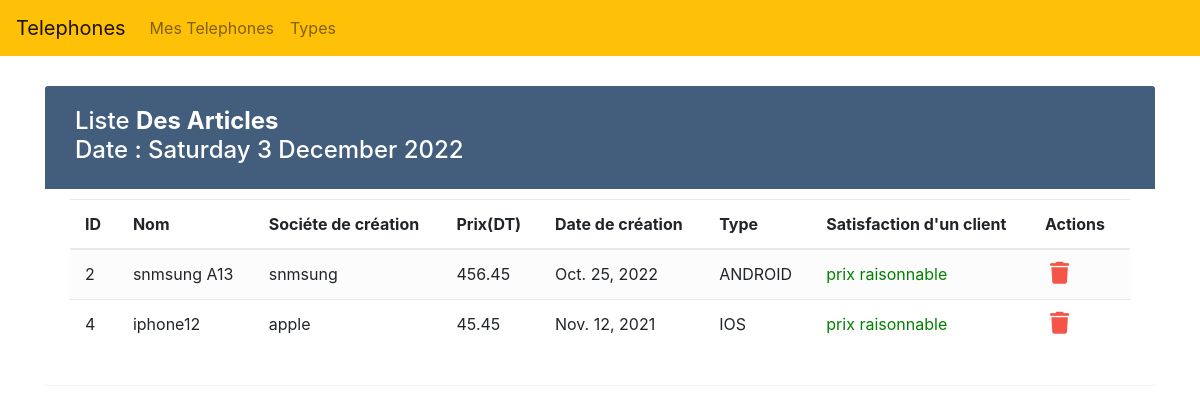
The app's page /MesTelephones/ with its own data.
### MesTelephones/models.py (models this page shows, shortened)
class Telephone(models.Model):
    nom = models.CharField(max_length=30)
    realisateur = models.CharField(max_length=30)
    prix = models.FloatField()
    datedecreation = models.DateField()
    type = models.ForeignKey('Type', on_delete=models.CASCADE,)

class Type(models.Model):
    nomType = models.CharField(max_length=30)
    description = models.TextField(null=True)

### MesTelephones/views.py (the view)
# urls.py: path('', views.index, name='MesTelephones'),
def index(request):
    prod = Telephone.objects.all().values()
    type=Type.objects.all().values()
    template = loader.get_template('home.html')
    context = {
        'prod': prod,
        'type':type
    }
    return HttpResponse(template.render(context, request))

### MesTelephones/templates/home.html (shortened to what this page needs)
{% load static %}
<!DOCTYPE html>
<html lang="en">
<head>
    <link rel="stylesheet" href="{% static 'css/stylee.css' %}">
    <link rel="stylesheet" href="{% static 'css/bootstrap.min.css' %}">
    <link rel="stylesheet" href="https://cdnjs.cloudflare.com/ajax/libs/font-awesome/6.2.0/css/all.min.css" />
</head>
<body>
{% include "navBar.html" %}
<div class="container">
  <div class="table-wrapper">
    <div class="table-title">
      <div class="row">
        <div class="col-sm-6">
          <h2>Liste <b>Des Articles</b></h2>
          <h4>Date : {% now " l j E Y" %} </h4>
        </div>
      </div>
    </div>
    <table class="table table-striped table-hover">
      <thead>
        <tr>
          <th>ID</th>
          <th>Nom</th>
          <th>Sociéte de création</th>
          <th>Prix(DT)</th>
          <th>Date de création</th>
          <th>Type</th>
          <th>Satisfaction d'un client</th>
          <th>Actions</th>
        </tr>
      </thead>
      <tbody>
       {% for a in prod %}
        <tr>
            <td>{{ a.id }}</td>
            <td>{{ a.nom }}</td>
            <td>{{ a.realisateur }}</td>
            <td>{{ a.prix }}</td>
            <td>{{ a.datedecreation }}</td>
            {% for t in type %}
            {% if t.id == a.type_id %}
            <td>{{t.nomType}}</td>
            {% endif %}
            {% endfor %}
            {% if a.prix < 1000 %}
            <td style="color:green">prix raisonnable</td>
            {% else %}
            <td style="color:brown">Trés cher</td>
            {% endif %}
          <td>
            <a href="del_prod/{{ a.id }}" onclick="return confirm('Etes vous sure de vouloir supprimer cette type?')" class="delete" data-toggle="modal"><i class="fa-solid fa-trash"></i></a>
          </td>
        </tr>
        {% endfor %}
      </tbody>
    </table>
  </div>
</div>
</body>
</html>

### MesTelephones/templates/navBar.html
    <Navbar>
        <nav class="navbar navbar-expand-sm navbar-light bg-warning">
            <a class="navbar-brand" href="{% url 'MesTelephones' %}">Telephones </a>
            <div class="collapse navbar-collapse">
              <ul class="navbar-nav mr-auto">
                <li class="nav-item">
                  <a class="nav-link" href="{% url 'MesTelephones' %}">Mes Telephones</a>
                </li>
                <li class="nav-item">
                  <a class="nav-link" href="{% url 'types' %}">Types</a>
                </li>
              </ul>
            </div>
          </nav>
    </Navbar>

### MesTelephones/static/css/stylee.css (style rules this page uses)
body { color: #566787; background: #f5f5f5; font-family: 'Varela Round', sans-serif; font-size: 13px; }
.container { margin:auto; width: 80%; }
table { margin-left:auto; margin-right:auto; width:90%; }
.table-wrapper { background: #fff; padding: 20px 25px; margin: 30px 0; border-radius: 3px; box-shadow: 0 1px 1px rgba(0,0,0,.05); }
.table-title { padding-bottom: 15px; background: #435d7d; color: #fff; padding: 16px 30px; margin: -20px -25px 10px; border-radius: 3px 3px 0 0; }
.table-title h2 { margin: 5px 0 0; font-size: 24px; }
table.table tr th, table.table tr td { border-color: #e9e9e9; padding: 12px 15px; vertical-align: middle; }
table.table tr th:first-child { width: 80; }
table.table tr th:last-child { width: 100px; }
table.table-striped tbody tr:nth-of-type(odd) { background-color: #fcfcfc; }
table.table td:last-child i { opacity: 0.9; font-size: 22px; margin: 0 5px; }
table.table td a { font-weight: bold; color: #566787; display: inline-block; text-decoration: none; outline: none !important; }
table.table td a.delete { color: #F44336; }
table.table td i { font-size: 19px; }

### records on screen
Telephone: id "2", nom "snmsung A13", realisateur "snmsung", prix "456.45", datedecreation "Oct. 25, 2022", shows "prix raisonnable"
Type: nomType "ANDROID"
Telephone: id "4", nom "iphone12", realisateur "apple", prix "45.45", datedecreation "Nov. 12, 2021", shows "prix raisonnable"
Type: nomType "IOS"
